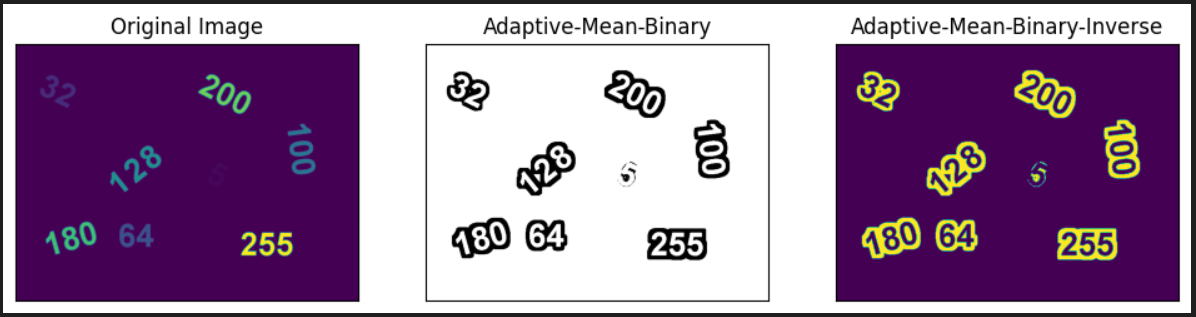

Reproduce this figure in Python.

# Import Libraries
import cv2
import numpy as np
import matplotlib.pyplot as plt

# Read the Original image
img = cv2.imread(r'numbers.jpg', cv2.IMREAD_GRAYSCALE)

# Global thresholding
T1 = 100

# Adaptive thresholding
adpThres_1 = cv2.adaptiveThreshold(img, 255, cv2.ADAPTIVE_THRESH_MEAN_C, cv2.THRESH_BINARY, 21, 2)
adpThres_2 = cv2.adaptiveThreshold(img, 255, cv2.ADAPTIVE_THRESH_MEAN_C, cv2.THRESH_BINARY_INV, 21, 2)

# Plotting
plt.figure(figsize=(12, 12), num='Hidden Numbers')

plt.subplot(1,3,1)
plt.title('Original Image')
plt.xticks([]),plt.yticks([])
plt.imshow(img)

plt.subplot(1,3,2)
plt.title('Adaptive-Mean-Binary')
plt.xticks([]),plt.yticks([])
plt.imshow(adpThres_1,cmap='Greys_r')

plt.subplot(1,3,3)
plt.title('Adaptive-Mean-Binary-Inverse')
plt.xticks([]),plt.yticks([])
plt.imshow(adpThres_2)

plt.show()
